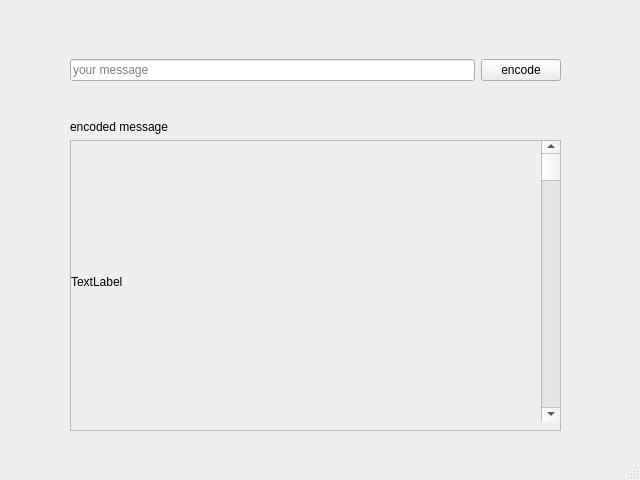
<?xml version="1.0" encoding="UTF-8"?>
<ui version="4.0">
 <class>MainWindow</class>
 <widget class="QMainWindow" name="MainWindow">
  <property name="geometry">
   <rect>
    <x>0</x>
    <y>0</y>
    <width>640</width>
    <height>480</height>
   </rect>
  </property>
  <property name="windowTitle">
   <string>MainWindow</string>
  </property>
  <widget class="QWidget" name="centralwidget">
   <widget class="QWidget" name="horizontalLayoutWidget">
    <property name="geometry">
     <rect>
      <x>70</x>
      <y>30</y>
      <width>491</width>
      <height>80</height>
     </rect>
    </property>
    <layout class="QHBoxLayout" name="horizontalLayout">
     <item>
      <widget class="QLineEdit" name="lineEdit">
       <property name="text">
        <string/>
       </property>
       <property name="placeholderText">
        <string>your message</string>
       </property>
      </widget>
     </item>
     <item>
      <widget class="QPushButton" name="pushButton">
       <property name="text">
        <string>encode</string>
       </property>
      </widget>
     </item>
    </layout>
   </widget>
   <widget class="QWidget" name="verticalLayoutWidget">
    <property name="geometry">
     <rect>
      <x>70</x>
      <y>120</y>
      <width>491</width>
      <height>311</height>
     </rect>
    </property>
    <layout class="QVBoxLayout" name="verticalLayout">
     <item>
      <widget class="QLabel" name="label">
       <property name="text">
        <string>encoded message</string>
       </property>
      </widget>
     </item>
     <item>
      <widget class="QScrollArea" name="scrollArea">
       <property name="widgetResizable">
        <bool>true</bool>
       </property>
       <widget class="QWidget" name="scrollAreaWidgetContents">
        <property name="geometry">
         <rect>
          <x>0</x>
          <y>0</y>
          <width>483</width>
          <height>281</height>
         </rect>
        </property>
        <widget class="QScrollBar" name="verticalScrollBar">
         <property name="geometry">
          <rect>
           <x>470</x>
           <y>-1</y>
           <width>20</width>
           <height>281</height>
          </rect>
         </property>
         <property name="orientation">
          <enum>Qt::Vertical</enum>
         </property>
        </widget>
        <widget class="QLabel" name="label_2">
         <property name="geometry">
          <rect>
           <x>0</x>
           <y>0</y>
           <width>481</width>
           <height>281</height>
          </rect>
         </property>
         <property name="text">
          <string>TextLabel</string>
         </property>
        </widget>
       </widget>
      </widget>
     </item>
    </layout>
   </widget>
  </widget>
  <widget class="QMenuBar" name="menubar">
   <property name="geometry">
    <rect>
     <x>0</x>
     <y>0</y>
     <width>640</width>
     <height>25</height>
    </rect>
   </property>
  </widget>
  <widget class="QStatusBar" name="statusbar"/>
 </widget>
 <resources/>
 <connections/>
</ui>
